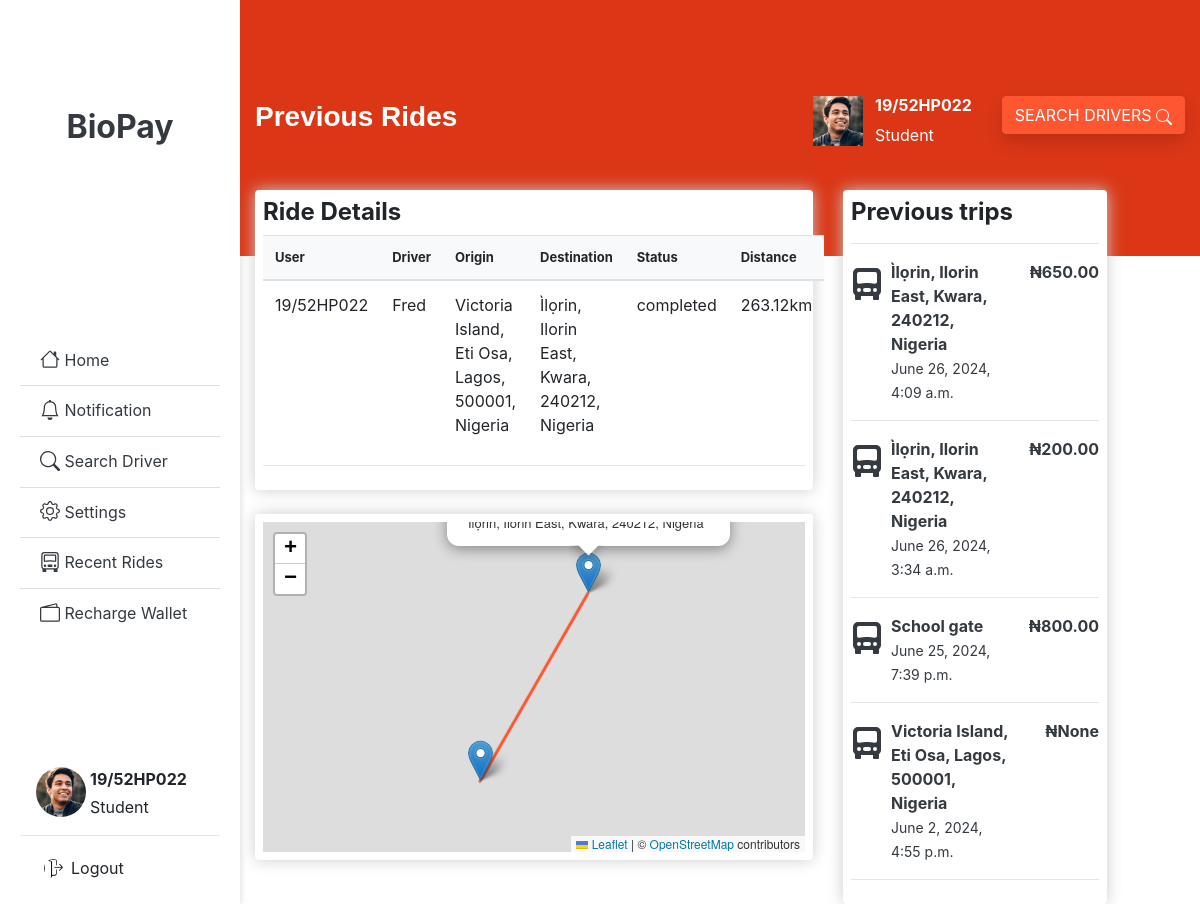
Page /recent-ride/ (signed in) on the committed database.
### users/models.py (models this page shows)
class User(AbstractUser):
    username = models.CharField(_('username'), max_length=150, unique=True, validators=[username_validator])
    phone_number = models.CharField(max_length=11, null=True, blank=True)
    picture_url = models.ImageField(default='profile_picture/download_EPBN0x6.jpg', upload_to='profile_picture')
    account_balance = models.DecimalField(max_digits=10, decimal_places=2, default=0)
    department = models.CharField(max_length=50, null=True, blank=True)
    status = models.CharField(max_length=50, null=True, blank=True)

### drivers/models.py (models this page shows, shortened)
class Ride(models.Model):
    id = models.UUIDField(default=uuid.uuid4, unique=True, primary_key=True, editable=False)
    user = models.ForeignKey(settings.AUTH_USER_MODEL, on_delete=models.CASCADE)
    driver = models.ForeignKey(Driver, on_delete=models.SET_NULL, null=True, blank=True)
    start_location = models.CharField(max_length=100)
    end_location = models.CharField(max_length=100, blank=True, null=True)
    start_time = models.DateTimeField(auto_now_add=True)
    end_time = models.DateTimeField(null=True, blank=True)
    start_latitude = models.DecimalField(max_digits=9, decimal_places=6, null=True)
    start_longitude = models.DecimalField(max_digits=9, decimal_places=6, null=True)
    end_latitude = models.DecimalField(max_digits=9, decimal_places=6, null=True, blank=True)
    end_longitude = models.DecimalField(max_digits=9, decimal_places=6, null=True, blank=True)
    distance_covered = models.DecimalField(max_digits=5, decimal_places=2, null=True, blank=True)  # Distance in kilometers
    fare = models.DecimalField(max_digits=10, decimal_places=2, null=True, blank=True)
    status = models.CharField(max_length=20, choices=[('pending', 'Pending'), ('accepted', 'Accepted'),
                                                      ('completed', 'Completed')], default='pending')
    class Meta:
        ordering = ['-start_time']
    def get_absolute_url(self):
        return reverse("ride-detail", kwargs={"pk": self.id})

class Driver(models.Model):
    user = models.OneToOneField(settings.AUTH_USER_MODEL, on_delete=models.CASCADE)
    license_number = models.CharField(max_length=20)
    phone_number = models.CharField(max_length=15)
    latitude = models.FloatField()
    longitude = models.FloatField()
    car_model = models.CharField(max_length=50)
    color = models.CharField(max_length=20)
    is_available = models.BooleanField(default=True)
    driver_picture = models.ImageField(default='profile_picture/edit.png', upload_to='profile_picture')
    date_joined = models.DateTimeField(default=datetime.now)

### users/middlewares/auth.py (the view)
    def middleware(request):
        if not request.user.is_staff and request.user.status != "Student":
            messages.error(request, "Can't access the requested page because you are a driver!")
            return redirect("driver_dashboard")
        return get_response(request)

### users/views.py (called while the page is built)
@login_required
@status_check_middleware
def recent_ride(request):
    notifications = Notification.objects.filter(user=request.user, has_seen=False)
    most_recent_ride = Ride.objects.filter(user=request.user,
                                           status="completed").latest('start_time')
    ride_history = Ride.objects.filter(user=request.user, status="completed")[:4]
    if not most_recent_ride:
        context = {'error': 'No rides found for this user.'}
    else:
        context = {
            'ride': most_recent_ride,
            "notifications": notifications,
            "ride_history": ride_history,
            'error': 'No rides found for this user.'
        }
    return render(request, 'drivers/ride_details.html', context)

### drivers/templates/drivers/ride_details.html (shortened to what this page needs)
{% extends 'users/base.html' %}
{% load static %}
{% load humanize %}
{% block content %}
<link rel="stylesheet" href="https://unpkg.com/leaflet/dist/leaflet.css"/>
<div class="section">
    <div class="container py-5" style="height: 32vh;">
        <div class="row mt-5">
            <div class="col">
                <h3 style="font-family: vremenagrotesk,sans-serif;font-weight: 900;
                line-height: 1.5;"><b>Previous Rides</b>
                </h3>
            </div>
            <div class="col-auto">
                <div class="row">
                    <div class="col">
                        <div class="media">
                            <img src="{% static 'images/4-thumb.png' %}" width="50" height="50"
                                 class="mr-2  user-image" fill="#fff" alt="">
                            <div class="media-body ml-1">
                                <h6 class="fs-6 fw-semibold text-white">
                                    <b>{{request.user}}</b>
                                </h6>
                                <p>{{ request.user.status }}</p>
                            </div>
                        </div>
                    </div>
                    <div class="col-auto">
                        {% if request.user.status == "Student" %}
                        <form action="{% url 'search_drivers' %}" method="GET" id="driver-search-form">
                            <button class="btn btn-danger shadow btn-block" onclick="getUserLocation()" type="submit">
                                SEARCH DRIVERS
                            </button>
                        </form>
                        {% else %}
                        <button class="btn btn-block">
                            INITIATE PAYMENT
                        </button>
                        {% endif %}
                    </div>
                </div>
            </div>
        </div>
    </div>
</div>
<div class="container">
    <div class="search-category">
        <div class="row">
            <div class="col-lg-8">
                <div class="box-element" style="background-color: white !important;">
                    <h4><b>Ride Details</b></h4>
                    <table class="table table-hover">
                        <thead style="background-color: #f8f9fa;font-size: 13px">
                        <tr>
                            <th>User</th>
                            <th>Driver</th>
                            <th>Origin</th>
                            <th>Destination</th>
                            <th>Status</th>
                            <th>Distance</th>
                        </tr>
                        </thead>
                        {% if ride %}
                        <tbody>
                        <tr class="p-1">
                            <td>
                                {{ ride.user.username }}
                            </td>
                            {% if ride.driver.user %}
                            <td>
                                {{ ride.driver.user}}
                            </td>
                            {% else %}
                            <td>
                                Ride hasn't been initiated, so Driver hasn't been selected!
                            </td>
                            {% endif %}
                            <td>
                                {{ ride.start_location }}
                            </td>
                            <td>
                                {{ ride.end_location }}
                            </td>
                            <td>
                                {{ ride.status }}
                            </td>
                            {% if ride.status == "completed" %}
                            <td>
                                {{ ride.distance_covered }}km
                            </td>
                            {% endif %}
                        </tr>
                        {% else %}
                        <p>Invalid ride ID or ride not found.</p>
                        </tbody>
                        {% endif %}
                    </table>
                    <hr>
                </div>
                <br>
                <div class="box-element">
                    <div id="map" style="height: 330px; width: 100%;"></div>
                </div>
            </div>
            <br>
            <br>
            <div class="col-lg-4">
                <div class="box-element" style="background-color: white !important;">
                    <h4><b>Previous trips</b></h4>
                    <hr>
                    {% for ride in ride_history %}
                    <a class="text-decoration-none text-dark" href="{{ride.get_absolute_url}}">
                        <div class="row">
                            <div class="col">
                                <div class="media">
                                    <div class="media-body ml-2">
                                        <b>{{ride.end_location}}</b>
                                        <div>
                                            <small>{{ride.start_time}}</small>
                                        </div>
                                    </div>
                                </div>
                            </div>
                            <div class="col-auto">
                                <b>₦{{ride.fare|intcomma}}</b>
                            </div>
                        </div>
                    </a>
                    <hr>
                    {% endfor %}
                </div>
            </div>
        </div>
    </div>
</div>
{% endblock %}

### users/templates/users/base.html (shortened to what this page needs)
<!doctype html>
{% load static %}
{% load crispy_forms_tags %}
{% load pwa %}
{% load humanize %}
<html lang="en">
<head>
    <link rel="stylesheet" href="https://cdn.ayroui.com/1.0/css/tiny-slider.css"/>
    <link rel="stylesheet" href="https://stackpath.bootstrapcdn.com/bootstrap/4.5.0/css/bootstrap.min.css"
>
    <link href="https://stackpath.bootstrapcdn.com/bootstrap/4.4.1/css/bootstrap.min.css" rel="stylesheet"
          type="text/css"/>
    <link rel="stylesheet" href="https://cdn.jsdelivr.net/npm/bootstrap@4.6.1/dist/css/bootstrap.min.css"
>
    <link rel="stylesheet" href="https://cdnjs.cloudflare.com/ajax/libs/animate.css/4.1.1/animate.min.css"/>
    <link rel="stylesheet" href="https://cdnjs.cloudflare.com/ajax/libs/animate.css/3.7.2/animate.min.css">
    <link rel="stylesheet" href="https://cdnjs.cloudflare.com/ajax/libs/font-awesome/4.7.0/css/font-awesome.min.css">
</head>
<body id="page-top">
<main id="main">
    <div class="sidebar">
        <div class="logo-container">
            <a href="/" class="text-dark text-decoration-none align-items-center">
                <div class="media" align="center">
                    <div class="media-body">
                        <br>
                        <br>
                        <br>
                        <h2 class="w3-bar-item mt-3"><b>BioPay</b></h2>
                    </div>
                </div>
            </a>
        </div>
        <ul class="list-group sidebar-list list-group-flush">
                <li class="list-group-item">
                    <a href="{% url 'dashboard' %}" class="text-decoration-none text-dark w3-bar-item w3-button">
                        Home</a>
                </li>
                <li class="list-group-item">
                    <a onclick="openNav()" data-href="#" class="text-decoration-none text-dark w3-bar-item w3-button">
                        Notification</a>
                </li>
                {% if request.user.status == "Student" %}
                <li class="list-group-item">
                    <a href="#" class="text-decoration-none text-dark w3-bar-item w3-button">
                        <svg xmlns="http://www.w3.org/2000/svg" width="20" height="20" fill="currentColor"
                             class="bi bi-search mb-1" viewBox="0 0 16 16">
                            <path d="M11.742 10.344a6.5 6.5 0 1 0-1.397 1.398h-.001q.044.06.098.115l3.85 3.85a1 1 0 0 0 1.415-1.414l-3.85-3.85a1 1 0 0 0-.115-.1zM12 6.5a5.5 5.5 0 1 1-11 0 5.5 5.5 0 0 1 11 0"/>
                        </svg>
                        Search Driver</a>
                </li>
                {% endif %}
                <li class="list-group-item">
                    <a href="#" class="text-decoration-none text-dark w3-bar-item w3-button">
                        Settings</a>
                </li>
                <li class="list-group-item">
                    <a href="{% url 'recent_ride' %}" class="text-decoration-none text-dark w3-bar-item w3-button">
                        Recent Rides</a>
                </li>
                {% if request.user.status == "Student" %}
                <li class="list-group-item">
                    <a href="#" data-target="#TopUpModal" data-toggle="modal"
                       class="text-decoration-none text-dark w3-bar-item w3-button">
                        Recharge Wallet</a>
                </li>
                {% endif %}
            </ul>
        <div class="user-info">
            <div class="media">
                <img class="ml-3" src="{% static 'images/4-thumb.png' %}" alt="User Image">
                <div class="media-body ml-1">
                    <p class="mb-1"><b>{{request.user}}</b></p>
                    <span>{{request.user.status}}</span>
                </div>
            </div>
            <hr>
            <a class="dropdown-item d-flex align-items-center" href="{% url 'logout' %}">
                <img src="{% static 'images/log-out.png' %}" style="width: 19px !important;
                        height: 19px !important;" class="rounded-circle user-image mr-2" alt="">
                Logout
            </a>
        </div>
    </div>
    <div style="margin-left:20%">
        {% block content %}
        {% endblock %}
    </div>
</main>
</body>
</html>

### users/templates/users/sidebar.html (shortened to what this page needs)
{% load static %}
{% load humanize %}

### users/templates/users/base.html (style rules this page uses)
.user-info img { width: 50px; height: 50px; border-radius: 50%; }
.sidebar { position: fixed; top: 0; left: 0; height: 100%; width: 20%; background-color: white; display: flex; flex-direction: column; justify-content: space-between; box-shadow: 2px 0 5px rgba(0,0,0,0.1); padding: 20px; }
.logo-container { text-align: center; margin-bottom: 20px; }
.sidebar-list { list-style-type: none; padding: 0; flex-grow: 1; display: flex; flex-direction: column; justify-content: center; text-color: black !important; color: black !important; }
.user-info { text-align: left; }
body { background-color: #FFF; !important; }
.box-element, .dropdown-menu { box-shadow:hsl(0, 0%, 80%) 0 0 16px; background-color: #fff; border-radius: 4px; padding: 8px; }
.btn { background: #fd5631; border-color: #fd5631; color: #fff; }

### drivers/templates/drivers/ride_details.html (style rules this page uses)
.section { background: #db3717; border-color: #28346C; color: #fff; position: relative; }
.search-category { position: absolute; top: 190px; width: 71%; }

### rows in the picture
User: user "19/52HP022", user.status "Student"
Ride: user.username "19/52HP022", driver.user "Fred", start_location "Victoria Island, Eti Osa, Lagos, 500001, Nigeria", end_location "Ìlọrin, Ilorin East, Kwara, 240212, Nigeria", status "completed", distance_covered "263.12", start_time "June 26, 2024, 4:09 a.m.", fare "650.00"
Ride: end_location "Ìlọrin, Ilorin East, Kwara, 240212, Nigeria", start_time "June 26, 2024, 3:34 a.m.", fare "200.00"
Ride: end_location "School gate", start_time "June 25, 2024, 7:39 p.m.", fare "800.00"
Ride: end_location "Victoria Island, Eti Osa, Lagos, 500001, Nigeria", start_time "June 2, 2024, 4:55 p.m.", fare "None"
